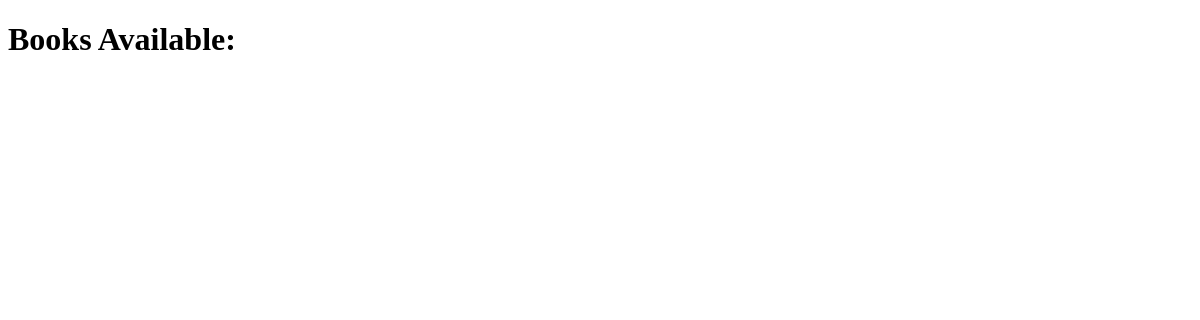
The page /books/ on the database as committed earlier.
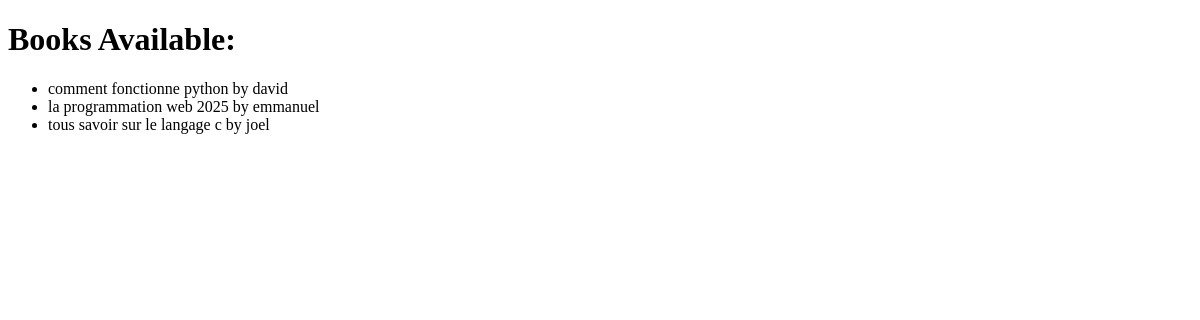
The same page on the database as committed later.
### relationship_app/models.py (models this page shows, shortened)
class Book(models.Model):
    title = models.CharField(max_length=200)
    author = models.ForeignKey(Author, on_delete=models.CASCADE, related_name='books')

class Author(models.Model):
    name = models.CharField(max_length=100)

### relationship_app/views.py (the view)
# urls.py: path('books/', list_books, name='list_books'),
def list_books(request):
    try:
        books = Book.objects.all()
        return render(request, 'relationship_app/list_books.html', {'books': books})
    except Book.DoesNotExist:
        return HttpResponse("No books found.", status=404)

### relationship_app/templates/relationship_app/list_books.html (shortened to what this page needs)
<!DOCTYPE html>
<html lang="en">
<head>
</head>
<body>
    <h1>Books Available:</h1>
    <ul>
        {% for book in books %}
        <li>{{ book.title }} by {{ book.author.name }}</li>
        {% endfor %}
    </ul>
</body>
</html>

Rows that differ between the two databases and show on the page:
added Book: title "comment fonctionne python", author.name "david"
added Book: title "la programmation web 2025", author.name "emmanuel"
added Book: title "tous savoir sur le langage c", author.name "joel"
